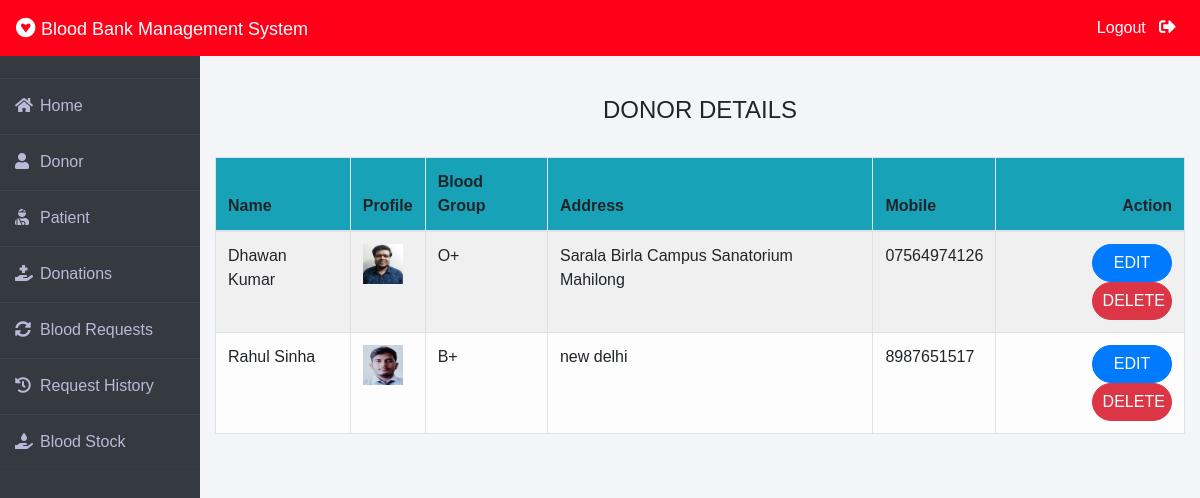
Page /admin-donor (signed in) on the committed database.
### donor/models.py (models this page shows, shortened)
class Donor(models.Model):
    user=models.OneToOneField(User,on_delete=models.CASCADE)
    profile_pic= models.ImageField(upload_to='profile_pic/Donor/',null=True,blank=True)
    bloodgroup=models.CharField(max_length=10)
    address = models.CharField(max_length=40)
    mobile = models.CharField(max_length=20,null=False)
    @property
    def get_name(self):
        return self.user.first_name+" "+self.user.last_name

### blood/views.py (the view)
# urls.py: path('admin-donor', views.admin_donor_view,name='admin-donor'),
@login_required(login_url='adminlogin')
def admin_donor_view(request):
    donors=dmodels.Donor.objects.all()
    return render(request,'blood/admin_donor.html',{'donors':donors})

### templates/blood/admin_donor.html
{% extends 'blood/adminbase.html' %}
{% block content %}
{% load widget_tweaks %}
{%load static%}
<br><br>
<div class="container">
    <H4 class="text-center">DONOR DETAILS</H4><br>
    <table class="table table-light table-hover table-bordered table-striped">
        <thead class="bg-info">
            <tr>
                <th scope="col">Name</th>
                <th scope="col">Profile</th>
                <th scope="col">Blood Group</th>
                <th scope="col">Address</th>
                <th scope="col">Mobile</th>
                <th class="text-right">Action</th>
            </tr>
        </thead>
        <tbody>
            {% for t in donors %}
            <tr>
                <td> {{t.get_name}}</td>
                <td> <img src="{% static t.profile_pic.url %}" alt="Profile Pic" height="40px" width="40px" /></td>
                <td>{{t.bloodgroup}}</td>
                <td>{{t.address}}</td>
                <td>{{t.mobile}}</td>
                <td class="text-right">
                    <button class="btn btn-primary badge-pill" style="width: 80px;"><a  style="text-decoration: none;color: white;" href="{% url 'update-donor' t.id  %}">EDIT</a> </button>
                    <button class="btn btn-danger badge-pill" style="width: 80px;"><a  style="text-decoration: none;color: white;" href="{% url 'delete-donor' t.id  %}">DELETE</a> </button>
                </td>
            </tr>
            {% endfor %}
        </tbody>
    </table>
</div>
{% endblock content %}

### templates/blood/adminbase.html (shortened to what this page needs)
<!DOCTYPE html>
<html lang="en">
<head>
    <link rel="stylesheet" href="https://maxcdn.bootstrapcdn.com/bootstrap/4.0.0/css/bootstrap.min.css">
    <link rel="stylesheet" href="https://cdnjs.cloudflare.com/ajax/libs/font-awesome/5.14.0/css/all.css">
</head>
<body>
    <nav class="navbar navbar-expand-lg navbar-light fixed-top bg-danger">
        <a style="color:white;" class="navbar-brand" href="/"><i class="fab fa-gratipay"></i>&nbsp;<font face = "Comic sans MS" size ="4">Blood Bank Management System</font></a>
        <div class="navbar-collapse collapse w-100 order-3 dual-collapse2">
            <ul class="navbar-nav ml-auto">
                <li class="nav-item">
                    <a class="nav-link" style="color: white;" href="/logout">Logout &nbsp; <i class="fas fa-sign-out-alt"></i></a>
                </li>
            </ul>
        </div>
      </nav>
<br><br>
<div class="wrapper">
    <div class="sidebar">
        <ul>
            <li><a style="text-decoration:none;" href="/"><i class="fas fa-home"></i>Home</a></li>
            <li><a style="text-decoration:none;" href="/admin-donor"><i class="fas fa-user"></i>Donor</a></li>
            <li><a style="text-decoration:none;" href="/admin-patient"><i class="fas fa-user-injured"></i>Patient</a></li>
            <li><a style="text-decoration:none;" href="/admin-donation"><i class="fas fa-hand-holding-medical"></i>Donations</a></li>
            <li><a style="text-decoration:none;" href="/admin-request"><i class="fas fa-sync-alt"></i>Blood Requests</a></li>
            <li><a style="text-decoration:none;" href="/admin-request-history"><i class="fas fa-history"></i>Request History</a></li>
            <li><a style="text-decoration:none;" href="/admin-blood"><i class="fas fa-hand-holding-water"></i>Blood Stock</a></li>
        </ul>
    </div>
    <div class="main_content">
{% block content %}
{% endblock content %}
    </div>
</div>
</body>
</html>

### templates/blood/adminbase.html (style rules this page uses)
* { margin: 0; padding: 0; box-sizing: border-box; list-style: none; text-decoration: none; font-family: 'Josefin Sans', sans-serif; }
body { background-color: #f3f5f9; }
.bg-danger { background-color: #ff0018!important; }
.wrapper { display: flex; position: relative; }
.wrapper .sidebar { width: 200px; height: 100%; background: #343a40; padding: 30px 0px; position: fixed; }
.wrapper .sidebar ul li { padding: 15px; border-bottom: 1px solid #bdb8d7; border-bottom: 1px solid rgba(0,0,0,0.05); border-top: 1px solid rgba(255,255,255,0.05); }
.wrapper .sidebar ul li a { color: #bdb8d7; display: block; }
.wrapper .sidebar ul li a .fas { width: 25px; }
.wrapper .main_content { width: 100%; margin-left: 200px; }
.fa-sign-out-alt { color: white; font-size: 2ex; }

### rows in the picture
Donor: get_name "Dhawan Kumar", profile_pic (picture), bloodgroup "O+", address "Sarala Birla Campus Sanatorium Mahilong", mobile "07564974126"
Donor: get_name "Rahul Sinha", profile_pic (picture), bloodgroup "B+", address "new delhi", mobile "8987651517"
